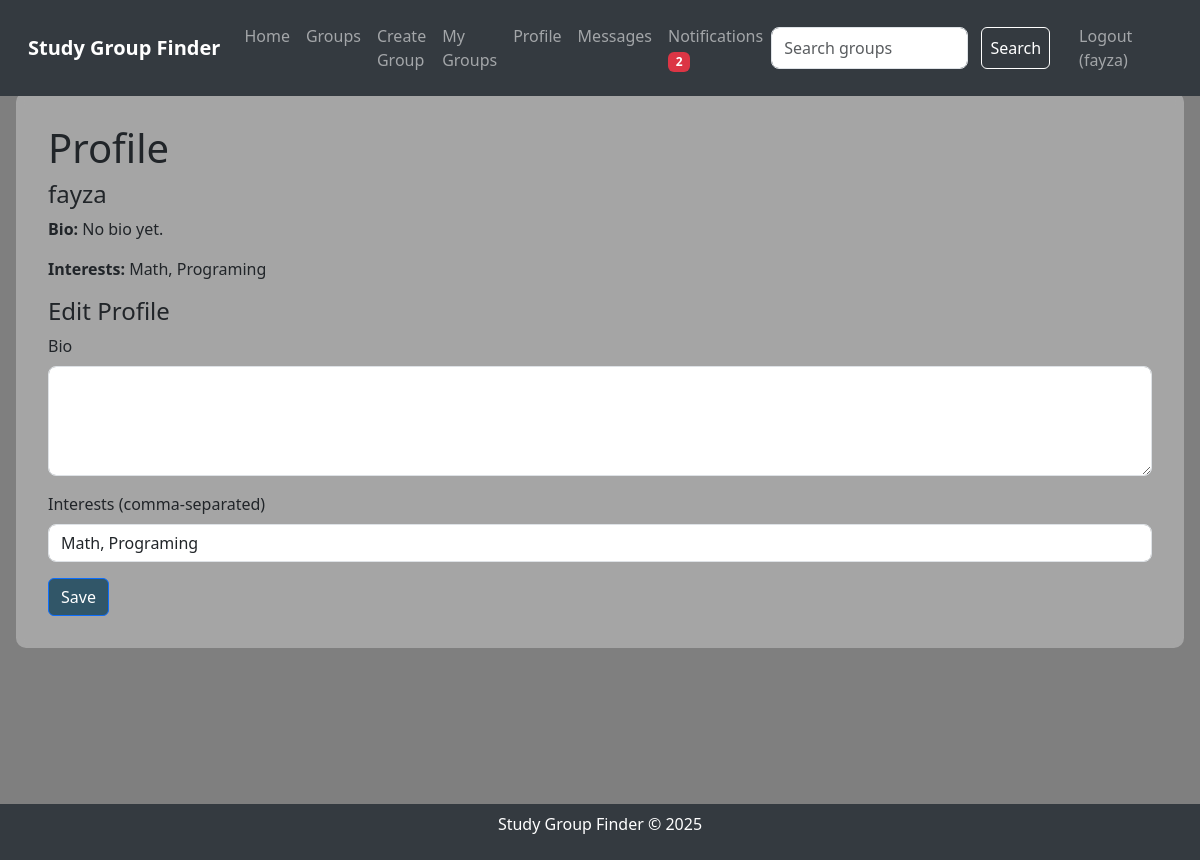
Screenshot of /profile (signed in) with the database file from the repository.
### tables this page shows
CREATE TABLE users
                 (id INTEGER PRIMARY KEY AUTOINCREMENT,
                  username TEXT UNIQUE NOT NULL,
                  password TEXT NOT NULL,
                  bio TEXT,
                  interests TEXT);

### app.py (the view, shortened to what this page needs)
@app.route('/profile', methods=['GET', 'POST'])
def profile():
    if 'user_id' not in session:
        flash('Please log in to view your profile.', 'danger')
        return redirect(url_for('login'))
    conn = sqlite3.connect('study_groups.db')
    c = conn.cursor()
    c.execute("SELECT username, bio, interests FROM users WHERE id = ?", (session['user_id'],))
    user = c.fetchone()
    try:
        c.execute("SELECT COUNT(*) FROM notifications WHERE user_id = ? AND read = FALSE",
                  (session['user_id'],))
        notification_count = c.fetchone()[0]
    except sqlite3.OperationalError:
        init_db()
        notification_count = 0
    conn.close()
    return render_template('profile.html', user=user, notification_count=notification_count)

### app.py (called while the page is built)
@app.after_request
def add_header(response):
    response.headers["Cache-Control"] = "no-cache, no-store, must-revalidate"
    response.headers["Pragma"] = "no-cache"
    response.headers["Expires"] = "0"
    return response

### templates/profile.html (shortened to what this page needs)
{% extends "layout.html" %}
{% block content %}
    <div class="page-content">
        <h1>Profile</h1>
        <h4>{{ user[0] }}</h4>
        <p><strong>Bio:</strong> {{ user[1] or 'No bio yet.' }}</p>
        <p><strong>Interests:</strong> {{ user[2] or 'No interests listed.' }}</p>
        {% if session.username == user[0] %}
            <h4>Edit Profile</h4>
            <form method="post" action="{{ url_for('profile') }}">
                <div class="mb-3">
                    <label for="bio" class="form-label">Bio</label>
                    <textarea class="form-control" id="bio" name="bio" rows="4">{{ user[1] or '' }}</textarea>
                </div>
                <div class="mb-3">
                    <label for="interests" class="form-label">Interests (comma-separated)</label>
                    <input type="text" class="form-control" id="interests" name="interests" value="{{ user[2] or '' }}">
                </div>
                <button type="submit" class="btn btn-primary">Save</button>
            </form>
        {% endif %}
    </div>
{% endblock %}

### templates/layout.html (shortened to what this page needs)
<!DOCTYPE html>
<html lang="en">
<head>
    <link href="https://cdn.jsdelivr.net/npm/bootstrap@5.3.0/dist/css/bootstrap.min.css" rel="stylesheet">
    <link rel="stylesheet" href="{{ url_for('static', filename='styles.css') }}">
</head>
<body>
    <nav class="navbar navbar-expand-lg navbar-dark">
        <div class="container-fluid">
            <a class="navbar-brand" href="{{ url_for('index') }}">Study Group Finder</a>
            <div class="collapse navbar-collapse" id="navbarNav">
                <ul class="navbar-nav me-auto">
                    <li class="nav-item">
                        <a class="nav-link" href="{{ url_for('index') }}">Home</a>
                    </li>
                    <li class="nav-item">
                        <a class="nav-link" href="{{ url_for('groups') }}">Groups</a>
                    </li>
                    {% if session.user_id %}
                        <li class="nav-item">
                            <a class="nav-link" href="{{ url_for('create_group') }}">Create Group</a>
                        </li>
                        <li class="nav-item">
                            <a class="nav-link" href="{{ url_for('my_groups') }}">My Groups</a>
                        </li>
                        <li class="nav-item">
                            <a class="nav-link" href="{{ url_for('profile') }}">Profile</a>
                        </li>
                        <li class="nav-item">
                            <a class="nav-link" href="{{ url_for('messages') }}">Messages</a>
                        </li>
                        <li class="nav-item">
                            <a class="nav-link" href="{{ url_for('notifications') }}">
                                Notifications
                                {% if notification_count > 0 %}
                                    <span class="badge bg-danger">{{ notification_count }}</span>
                                {% endif %}
                            </a>
                        </li>
                    {% endif %}
                </ul>
                <form class="d-flex" action="{{ url_for('search_groups') }}" method="post">
                    <input class="form-control me-2" type="search" placeholder="Search groups" aria-label="Search" name="search_query">
                    <button class="btn btn-outline-light" type="submit">Search</button>
                </form>
                <ul class="navbar-nav ms-3">
                    {% if session.user_id %}
                        <li class="nav-item">
                            <a class="nav-link" href="{{ url_for('logout') }}">Logout ({{ session.username }})</a>
                        </li>
                    {% endif %}
                </ul>
            </div>
        </div>
    </nav>
    <div class="content-wrapper">
        {% block content %}{% endblock %}
    </div>
    <footer class="footer">
        <p>Study Group Finder © 2025</p>
    </footer>
</body>
</html>

### static/styles.css (style rules this page uses)
body { background-image: url('/static/background.jpg'); background-size: cover; background-position: center; background-blend-mode: overlay; background-color: rgba(0, 0, 0, 0.5); min-height: 100vh; margin: 0; padding: 0; }
.navbar-brand { font-weight: bold; }
.navbar { background-color: #343a40; padding: 1rem; position: fixed; top: 0; width: 100%; z-index: 1000; }
.content-wrapper { margin-top: 60px; min-height: calc(100vh - 120px); padding: 2rem 1rem; }
.page-content { backdrop-filter: blur(5px); background-color: rgba(255, 255, 255, 0.3); border-radius: 10px; padding: 2rem; max-width: 1200px; margin: 0 auto; }
.form-control { border-radius: 8px; }
.footer { text-align: center; padding: 0.5rem; background-color: #343a40; color: white; position: fixed; bottom: 0; width: 100%; }
.btn-outline-light { color: #ffffff; border-color: #ffffff; padding: 0.5rem; margin: 0 5px; }
.btn-primary { background-color: #315668; }

### rows the page displays
users: username "fayza", bio "No bio yet.", interests "Math, Programing"

### other values shown
{{ notification_count }} "2"
